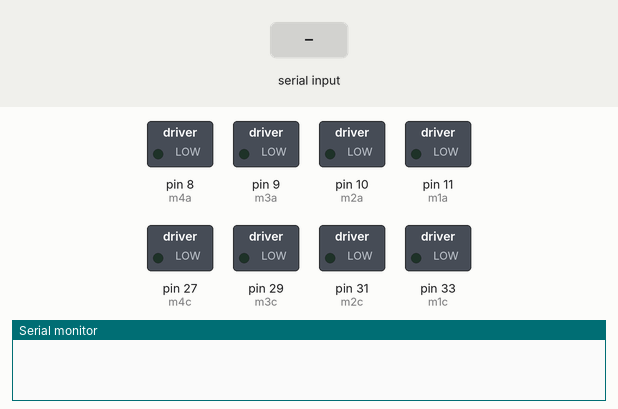
The sketch below on a simulated Arduino Mega 2560, built with avr-gcc and run on an emulated ATmega2560. On the bench: switched loads named in the sketch (green lamp = pin HIGH), the last lines printed to the serial monitor. The inputs (shaded band) are chosen by the test bench.

Above: at 1.2 s.
1.3 s: "90,45,200\n" received over Serial
At 2.6 s:
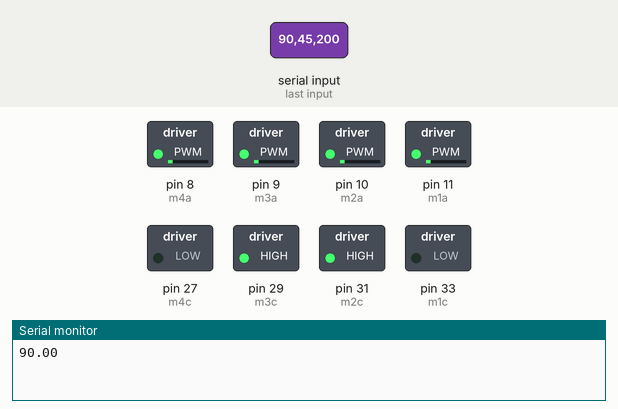
Timing chart, 0 to 4.3 s (numbered marks = the images above; inputs shaded):
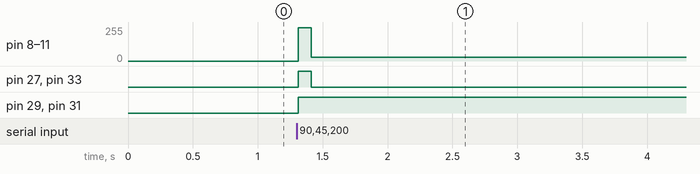

Measured:
- after the input at 1.3 s, pin 8 (m4a), pin 9 (m3a), pin 10 (m2a), pin 11 (m1a): 0/255 → 250/255 at once, → 28/255 0.10 s later; pin 27 (m4c), pin 33 (m1c): LOW → HIGH at once, → LOW 0.10 s later; pin 29 (m3c), pin 31 (m2c): LOW → HIGH at once

The sketch:

RPLidarReciving.ino
```cpp
#define m1c 33
#define m1a 11

#define m2c 31
#define m2a 10

#define m3c 29
#define m3a 9

#define m4c 27
#define m4a 8

#define target 270
#define maxSpeed 100

int maxSpd = 255, minSpd = 30, maxError2 = 800, minError2 = 0;
int totError2=0,targetError2=0;
#define forward LOW
#define backward HIGH
int poleDistance = 119;
int dirVal_1 = HIGH,dirVal_2 = LOW,dirVal_3 = LOW,dirVal_4 = HIGH;
int distance,alignPWM;

const int bufferSize = 64;
char buffer[bufferSize];

int error = 0, prevError = 0;
int kp = 10, kd = 0,Kp = 25;
int motorSpeed = 250;


void setup() {
  Serial.begin(9600);
  pinMode(m1c, OUTPUT);
  pinMode(m1a, OUTPUT);
  pinMode(m2c, OUTPUT);
  pinMode(m2a, OUTPUT);
  pinMode(m3c, OUTPUT);
  pinMode(m3a, OUTPUT);
  pinMode(m4c, OUTPUT);
  pinMode(m4a, OUTPUT);
}

void loop() {
  if (Serial.available() > 0) {
    int bytesRead = Serial.readBytesUntil('\n', buffer, bufferSize);

    // Process the received data
    if (bytesRead > 0) {
      buffer[bytesRead] = '\0'; // Null-terminate the string

      // Extract the angle and distance values
      char* angle_str = strtok(buffer, ",");
      char* distance_str = strtok(NULL, ",");

      // Convert the string values to float
      float angle = atof(angle_str);
      float distance = atof(distance_str);

      // Process the angle and distance values
      // ...
      Serial.println(angle);
      prevError = error;
      error = target - angle;
      if (abs(error) < 5)return;
      if (angle > 90 && angle < 270) {
        dirFor();
      }
      else {
        dirBack();
        if (angle < target) {
          error = 90 + angle;
        }
        else {
          error *= -1;
        }
      }

      int motorSpeed = kp * error + kd * (error -  prevError);
      motorSpeed = map(motorSpeed, 0, 90, 0, maxSpeed);
      motorMov();
      delay(100);
      poleAlign(poleDistance);

    }
  }
}
void dirBack() {
  digitalWrite(m1c, backward);
  digitalWrite(m2c, backward);
  digitalWrite(m3c, backward);
  digitalWrite(m4c, backward);
}
void dirFor() {
  digitalWrite(m1c, forward);
  digitalWrite(m2c, forward);
  digitalWrite(m3c, forward);
  digitalWrite(m4c, forward);
}
void motorMov() {
  analogWrite(m1a, motorSpeed);
  analogWrite(m2a, motorSpeed);
  analogWrite(m3a, motorSpeed);
  analogWrite(m4a, motorSpeed);
}

void poleAlign(int poleDistance) {

  while (!((poleDistance - distance) < 1 && (poleDistance - distance) > -1)) {
    // int diff = poleDistance - distance3;

    if (distance < poleDistance) {
      // Going Backwards
      dirVal_1 = LOW;
      dirVal_2 = HIGH;
      dirVal_3 = HIGH;
      dirVal_4 = LOW;
    }
    else {
      // Going Front
      dirVal_1 = HIGH;
      dirVal_2 = LOW;
      dirVal_3 = LOW;
      dirVal_4 = HIGH;
    }
    targetError2 = distance - poleDistance;
    totError2 = Kp * targetError2 ;
    alignPWM = map(totError2, Kp * maxError2 , minError2, maxSpd, minSpd);
    alignPWM = abs(alignPWM);
    if (targetError2 <= 1 && targetError2 >= -1 ) {
      alignPWM = 0;
    }
    else {
      alignPWM += 25;
    }
    analogWrite(m1a, alignPWM);
    digitalWrite(m1c, dirVal_1);
    analogWrite(m2a, alignPWM);
    digitalWrite(m2c, dirVal_2);
    analogWrite(m3a, alignPWM);
    digitalWrite(m3c, dirVal_3);
    analogWrite(m4a, alignPWM);
    digitalWrite(m4c, dirVal_4);

  }
  Serial.println(" Alignment Over");
}
```
